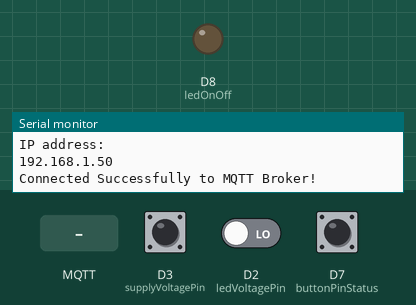
The sketch below on a simulated ESP8266 (NodeMCU). On the bench: output pins drawn as LEDs (lit = HIGH), the last lines printed to the serial monitor. Inputs (shaded band) come from the test bench; at power-on: D7 (buttonPinStatus) LOW, D3 (supplyVoltagePin) LOW, D2 (ledVoltagePin) LOW. WiFi joins after 1.5 s; servers stay silent unless stated; no MQTT or app messages arrive unless stated.

Above: at 2.7 s.
2.8 s: D7 (buttonPinStatus) pulled HIGH for 1.15 s
At 4.4 s:
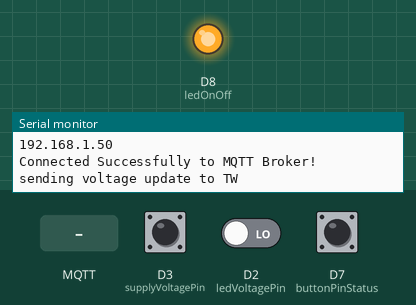
7.0 s: MQTT message "0" arrives on the first subscribed topic
At 8.7 s:
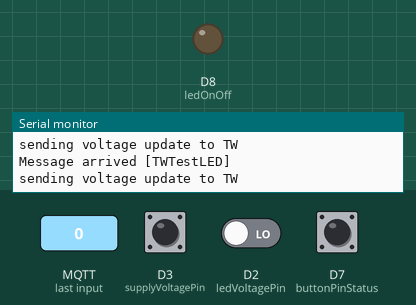
Timing chart, 0 to 10.2 s (numbered marks = the images above; inputs shaded):
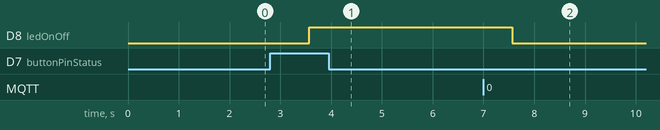

Measured:
- after the input at 2.8 s, D8 (ledOnOff): LOW → HIGH after 0.76 s
- after the input at 7.0 s, D8 (ledOnOff): HIGH → LOW after 0.57 s

The sketch:

ArduinoTWVuforia_MQTT.ino
```cpp
//This program uses MQTT to send and recieve information about an LED.

#include <ESP8266WiFi.h> // Enables the ESP8266 to connect to the local network (via WiFi)
#include <PubSubClient.h> // Allows us to connect to, and publish to the MQTT broker


const int buttonPinStatus = D7; //pin to read from push button - input pin
const int ledOnOff = D8;  //pin to write to for LED - output pin
const int ledVoltagePin = D2;  //reads input voltage to LED - input pin
const int supplyVoltagePin = D3; //read supply voltage to microcontrol - input pin

//global to keep track if led on or off - initialize to zero
int LEDStatus;
//int TWStatus;

// MQTT broker setup
const char* mqtt_server = "xxx.xxx.x.xx";  //this is on RPi
const char* mqtt_topicLED = "TWTestLED";  //this topic is related to the LED status
const char* mqtt_topicLEDVoltage = "LEDVoltage"; //this topic is used for NodeMCU to publish voltages to TW
const char* mqtt_topicSupplyVoltage = "SupplyVoltage"; //this topic is used for NodeMCU to publish voltages to TW

// The client id identifies the ESP8266 device
const char* clientID = "ESP8266";

// Initialise the WiFi and MQTT Client objects
WiFiClient wifiClient;
PubSubClient client(mqtt_server, 1883, wifiClient); // 1883 is the listener port for the Broker

//function declarations
void toggleLED(char updatedFrom);

/*
 * This function will be called each time board receives a message.
 * It's a subscriber to the topic.  Payload is the message. Length is size of message
 */
void receivedMessage(char* topic, byte* payload, unsigned int length) {
  Serial.print("Message arrived [");
  Serial.print(topic);
  Serial.println("] ");

  //Update the pin that controls the LED based on input message but only if it's a change
  //if the first character is a 1 then update the pin to be HIGH
  if (((char)payload[0] == '1') && (LEDStatus != 1)) {
    //update the LED to be HIGH
    digitalWrite(ledOnOff, HIGH);

    //update the ledstatus variable
    LEDStatus = 1;

    //update ThingWorx on supply voltage and LED voltage too
   sendVoltageUpdate();

   } else if (((char)payload[0] == '0')&& (LEDStatus != 0)){
    //update the LED to be HIGH
    digitalWrite(ledOnOff, LOW);
    LEDStatus = 0;

    //update ThingWorx on supply voltage and LED voltage too
   sendVoltageUpdate();

  } else{
    Serial.println("Invalid input or redundant input");
  }

} //end messageCallback function definition


//run at board startup
void setup() {
  //debuggging tool
  Serial.begin(9600);
  Serial.printf("Starting...\n");

  LEDStatus=0;

  //initialize the pins' modes
  pinMode(buttonPinStatus, INPUT);  //pin that is read for Button press status - D7

 /*attach interrupt to the button pint status so that change will take affect immediately
   *issue with this is the interrupt is two edges! rising and falling because button clicked then released
   so use the loop and hold the button (update once get button that holds the state)
  //pin, callback function, interrupt type/mode
  //attachInterrupt(buttonPinStatus, toggleLED, CHANGE);
*/

  pinMode(ledOnOff, OUTPUT);  //pin that either powers on/off LED - pin D8

  //set the led to be off to start
  digitalWrite(ledOnOff, LOW);

  //set pinmodes for voltages
  pinMode(supplyVoltagePin, INPUT);  //D2
  pinMode(ledVoltagePin, INPUT);  //D3

  //attachInterrupt(ledVoltage, sendUpdate, CHANGE);

  //connect board to wifi call with 10 second timeout
  connectToWiFi(20);

  //subscribe to messages of a topic mqtt_topicLED (from TW)
  client.subscribe(mqtt_topicLED);

  //set the callBack function to message Received function to handled subscriptions
  client.setCallback(receivedMessage);

  // Connect to MQTT Broker
  //more input parameters for connect function if user name and password needed
  if (connectMQTT()) {
    Serial.println("Connected Successfully to MQTT Broker!");
  }
  else {
    Serial.println("Connection Failed!");
  }

} //end setup


void loop() {
  // If the connection is lost, try to connect again
  if (!client.connected()) {
    connectMQTT();
  }

  // client checks for messages
  client.loop();
  // Once it has done all it needs to do for this cycle, go back to checking if we are still connected.

delay(2000);

  //allow for board button press to toggle the current state of the LED and tell TW
  //since the board and TW are both publishers and subscribers...TW will update based on publish
  //TW will also resend a message but nothing will happen on the reception other than the printed result

  if (digitalRead(buttonPinStatus) == HIGH){  //this pin status is pulled to 0 with pull-down resistor - only goes high with held in button press
    //check current status of the pin
    //do the opposite of the current status
    if(LEDStatus == 1){
      //turn-off the led
       digitalWrite(ledOnOff, LOW);

      //update the ledstatus variable
      LEDStatus = 0;

      //update TW with change
      client.publish(mqtt_topicLED, "0");
    }
    else{
      //turn-on the led
       digitalWrite(ledOnOff, HIGH);

      //update the ledstatus variable
      LEDStatus = 1;

     //update TW with change
      client.publish(mqtt_topicLED, "1");
      }

   //update ThingWorx on supply voltage and LED voltage too
   sendVoltageUpdate();

} //end digitalRead if

}  //end loop


//This is a helper method to send ThingWorx voltage information with every change on the LED
void sendVoltageUpdate(){
  Serial.println("sending voltage update to TW");
  int supplyVoltage = digitalRead(supplyVoltagePin);
  int ledVoltage = digitalRead(ledVoltagePin);

  //fake output b/c only one analog pin
  if(supplyVoltage == 1){
    client.publish(mqtt_topicSupplyVoltage, "3.3V");
    }
   else{
    client.publish(mqtt_topicSupplyVoltage, "0.0V");
   }

   if(ledVoltage == 1){
    client.publish(mqtt_topicLEDVoltage, "3.3V");
    }
   else{
     client.publish(mqtt_topicLEDVoltage,  "0.0V");
   }

  }


/*
  Description:  Attempts to connect to MQTT server/broker.
  Inputs:  timeout length
  Return:  boolean
*/
bool connectMQTT() {
  // Connect to MQTT Server and subscribe to the topic
  if (client.connect(clientID)) {

      //also subscribe to topic
      client.subscribe(mqtt_topicLED);
      return true;
    }
    else {
      return false;
  }
}

/*
  Description:  Attempt to make a WiFi connection. Checks if connection has been made
  once per second until timeout is reached returns TRUE if successful or FALSE if timed out
  Inputs:  timeout length
  Return:  boolean
*/
boolean connectToWiFi(int timeout) {
  delay(10);
  //set mode of wifi to STA (station mode) b/c default has an access point setup
  WiFi.mode(WIFI_STA);
  WiFi.begin("xxx", "xxxpassword");

  Serial.println("Connecting...");

  // loop while WiFi is not connected waiting one second between checks
  uint8_t tries = 0; // counter for how many times we have checked

  // stop checking if connection has been made OR we have timed out
  while ((WiFi.status() != WL_CONNECTED) && (tries < timeout)) {
    tries++;
    Serial.print(".");  // print . for progress bar
    Serial.println(WiFi.status());
    delay(500);
  }

  //let user know if board connected
  if (WiFi.status() == WL_CONNECTED) { //check that WiFi is connected, print status and device IP address before returning
    Serial.println("WiFi connected");
    Serial.println("IP address: ");
    Serial.println(WiFi.localIP());
    return true;
  } else { //if WiFi is not connected we must have exceeded WiFi connection timeout
    return false;
  }

}
```
